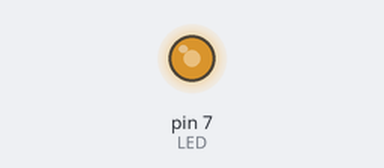
Bench run of a sketch on a simulated Arduino Uno, built with avr-gcc and run on an emulated ATmega328P. Parts: output pins drawn as LEDs (lit = HIGH).

Above: at 0.5 s.
Timing chart, 0 to 40.0 s (numbered marks = the images above):
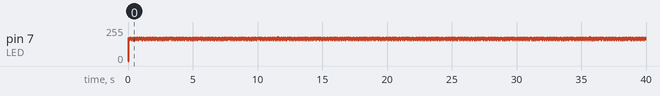

The sketch:

06_challenge_2.ino
```cpp
#define LED 7

int period = 1000;   // us
int duty = 0;        // 0 ~ 100
int dir = 1;

void set_period(int p) {
  if (p < 100)
    p = 100;
  else if (p > 10000)
    p = 10000;

  period = p;
}

void set_duty(int d) {
  if (d < 0)
    d = 0;
  else if (d > 100)
    d = 100;

  duty = d;
}

void PWM() {
  int onTime = (long)period * duty / 100;
  int offTime = period - onTime;

  if (onTime > 0) {
    digitalWrite(LED, LOW);   // LED ON
    delayMicroseconds(onTime);
  }

  if (offTime > 0) {
    digitalWrite(LED, HIGH);  // LED OFF
    delayMicroseconds(offTime);
  }
}

void setup() {
  pinMode(LED, OUTPUT);
  digitalWrite(LED, HIGH);   // 처음엔 LED OFF


  // set_period(10000);      // 10 ms
  // set_period(1000);       // 1 ms
   set_period(100);        // 0.1 ms
}

void loop() {
  set_duty(duty);

  PWM();

  duty += dir;

  if (duty >= 100) {
    duty = 100;
    dir = -1;
  }
  else if (duty <= 0) {
    duty = 0;
    dir = 1;
  }
}
```
